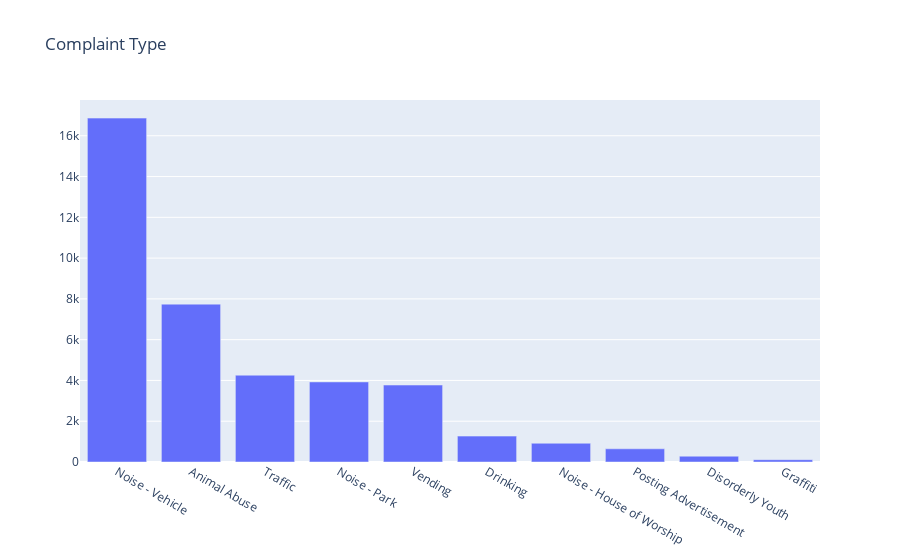

Write notebook code for a chart like this one.
### Code cell
data = [go.Bar(
   x = tail['Type'],
   y = tail['count']
)]
layout = go.Layout(
   {"title":"Complaint Type"})

fig = go.Figure(data=data, layout = layout)
iplot(fig)

### Figure 1 — Plotly figure (JSON) as saved in the notebook; plotly's stock layout.template omitted (floating-point values rounded to 4 significant figures)
{"data": [{"type": "bar", "x": ["Noise - Vehicle", "Animal Abuse", "Traffic", "Noise - Park", "Vending", "Drinking", "Noise - House of Worship", "Posting Advertisement", "Disorderly Youth", "Graffiti"], "y": [16867, 7743, 4257, 3927, 3774, 1270, 920, 647, 285, 113]}], "layout": {"title": {"text": "Complaint Type"}}}
